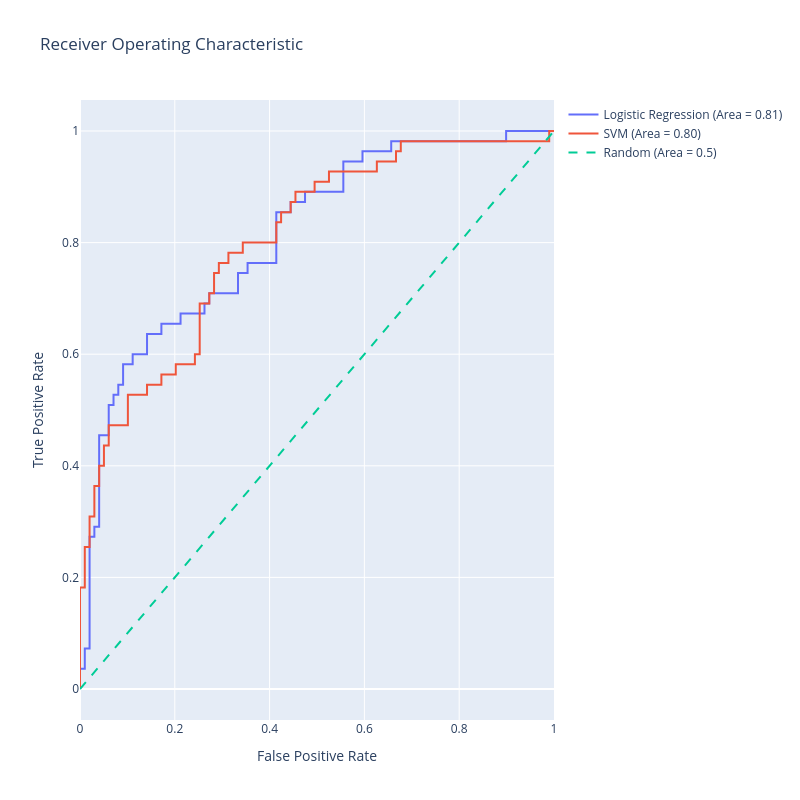

The notebook cell saved with this chart:
### Code cell
import numpy as np
import plotly.graph_objects as go
from sklearn.linear_model import LogisticRegression
from sklearn.svm import SVC
from sklearn.metrics import roc_curve, roc_auc_score
from sklearn.preprocessing import StandardScaler

# Assuming that X_train, X_test, y_train, y_test are already defined

# SVM requires feature scaling for better performance
scaler = StandardScaler()
X_train_scaled = scaler.fit_transform(X_train)
X_test_scaled = scaler.transform(X_test)

# Logistic Regression model
lr_model = LogisticRegression(max_iter=1000)
lr_model.fit(X_train, y_train)
lr_scores = lr_model.predict_proba(X_test)[:,1]

# SVM model
svm_model = SVC(probability=True)
svm_model.fit(X_train_scaled, y_train)
svm_scores = svm_model.predict_proba(X_test_scaled)[:,1]

# Generate ROC curve data for logistic regression model
lr_fpr, lr_tpr, lr_thresholds = roc_curve(y_test, lr_scores)
lr_auc = roc_auc_score(y_test, lr_scores)

# Generate ROC curve data for SVM model
svm_fpr, svm_tpr, svm_thresholds = roc_curve(y_test, svm_scores)
svm_auc = roc_auc_score(y_test, svm_scores)

# Generate a trace for the Logistic Regression ROC curve
trace0 = go.Scatter(
    x=lr_fpr,
    y=lr_tpr,
    mode='lines',
    name=f'Logistic Regression (Area = {lr_auc:.2f})'
)

# Generate a trace for the SVM ROC curve
trace1 = go.Scatter(
    x=svm_fpr,
    y=svm_tpr,
    mode='lines',
    name=f'SVM (Area = {svm_auc:.2f})'
)

# Diagonal line
trace2 = go.Scatter(
    x=[0, 1],
    y=[0, 1],
    mode='lines',
    name='Random (Area = 0.5)',
    line=dict(dash='dash')
)

data = [trace0, trace1, trace2]

# Define layout with square aspect ratio
layout = go.Layout(
    title='Receiver Operating Characteristic',
    xaxis=dict(title='False Positive Rate'),
    yaxis=dict(title='True Positive Rate'),
    autosize=False,
    width=800,
    height=800,
    showlegend=True
)

# Define figure and add data
fig = go.Figure(data=data, layout=layout)

# Show figure
fig.show()

### Figure 1 — Plotly figure (JSON) as saved in the notebook; plotly's stock layout.template omitted (floating-point values rounded to 4 significant figures)
{"data": [{"mode": "lines", "name": "Logistic Regression (Area = 0.81)", "type": "scatter", "x": [0.0, 0.0, 0.0, 0.0101, 0.0101, 0.0202, 0.0202, 0.0303, 0.0303, 0.0404, 0.0404, 0.06061, 0.06061, 0.07071, 0.07071, 0.08081, 0.08081, 0.09091, 0.09091, 0.1111, 0.1111, 0.1414, 0.1414, 0.1717, 0.1717, 0.2121, 0.2121, 0.2626, 0.2626, 0.2727, 0.2727, 0.3333, 0.3333, 0.3535, 0.3535, 0.4141, 0.4141, 0.4444, 0.4444, 0.4747, 0.4747, 0.5556, 0.5556, 0.596, 0.596, 0.6566, 0.6566, 0.899, 0.899, 1.0], "y": [0.0, 0.01818, 0.03636, 0.03636, 0.07273, 0.07273, 0.2727, 0.2727, 0.2909, 0.2909, 0.4545, 0.4545, 0.5091, 0.5091, 0.5273, 0.5273, 0.5455, 0.5455, 0.5818, 0.5818, 0.6, 0.6, 0.6364, 0.6364, 0.6545, 0.6545, 0.6727, 0.6727, 0.6909, 0.6909, 0.7091, 0.7091, 0.7455, 0.7455, 0.7636, 0.7636, 0.8545, 0.8545, 0.8727, 0.8727, 0.8909, 0.8909, 0.9455, 0.9455, 0.9636, 0.9636, 0.9818, 0.9818, 1.0, 1.0]}, {"mode": "lines", "name": "SVM (Area = 0.80)", "type": "scatter", "x": [0.0, 0.0, 0.0, 0.0101, 0.0101, 0.0202, 0.0202, 0.0303, 0.0303, 0.0404, 0.0404, 0.05051, 0.05051, 0.06061, 0.06061, 0.101, 0.101, 0.1414, 0.1414, 0.1717, 0.1717, 0.202, 0.202, 0.2424, 0.2424, 0.2525, 0.2525, 0.2727, 0.2727, 0.2828, 0.2828, 0.2929, 0.2929, 0.3131, 0.3131, 0.3434, 0.3434, 0.4141, 0.4141, 0.4242, 0.4242, 0.4444, 0.4444, 0.4545, 0.4545, 0.4949, 0.4949, 0.5253, 0.5253, 0.6263, 0.6263, 0.6667, 0.6667, 0.6768, 0.6768, 0.9899, 0.9899, 1.0], "y": [0.0, 0.01818, 0.1818, 0.1818, 0.2545, 0.2545, 0.3091, 0.3091, 0.3636, 0.3636, 0.4, 0.4, 0.4364, 0.4364, 0.4727, 0.4727, 0.5273, 0.5273, 0.5455, 0.5455, 0.5636, 0.5636, 0.5818, 0.5818, 0.6, 0.6, 0.6909, 0.6909, 0.7091, 0.7091, 0.7455, 0.7455, 0.7636, 0.7636, 0.7818, 0.7818, 0.8, 0.8, 0.8364, 0.8364, 0.8545, 0.8545, 0.8727, 0.8727, 0.8909, 0.8909, 0.9091, 0.9091, 0.9273, 0.9273, 0.9455, 0.9455, 0.9636, 0.9636, 0.9818, 0.9818, 1.0, 1.0]}, {"line": {"dash": "dash"}, "mode": "lines", "name": "Random (Area = 0.5)", "type": "scatter", "x": [0, 1], "y": [0, 1]}], "layout": {"autosize": false, "height": 800, "showlegend": true, "title": {"text": "Receiver Operating Characteristic"}, "width": 800, "xaxis": {"title": {"text": "False Positive Rate"}}, "yaxis": {"title": {"text": "True Positive Rate"}}}}
